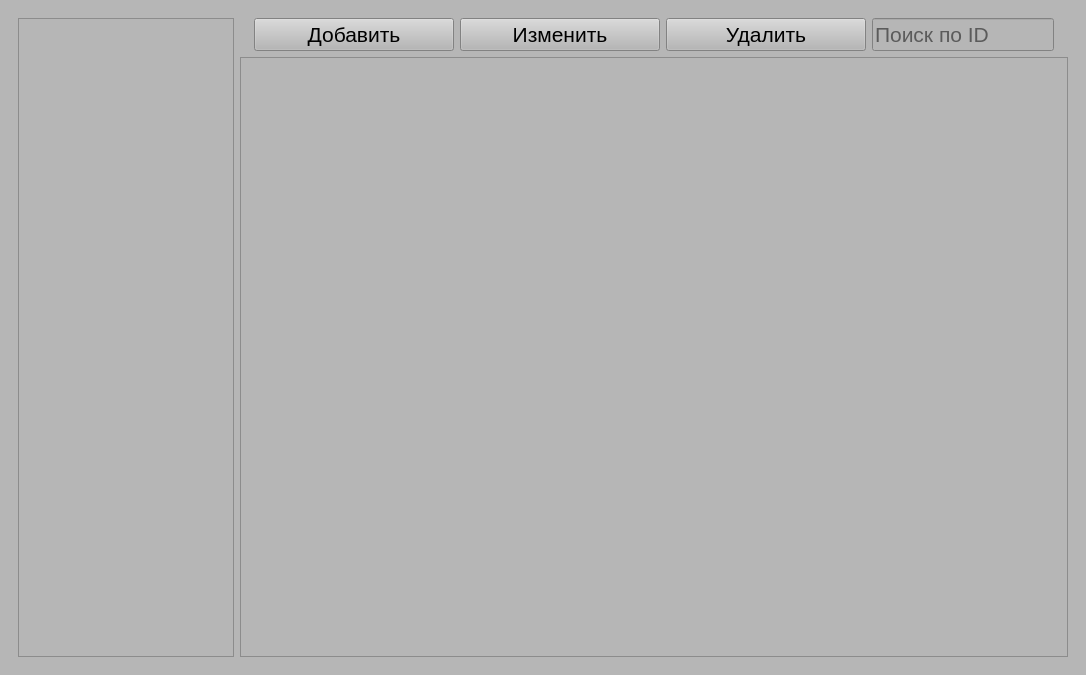
<?xml version="1.0" encoding="UTF-8"?>
<ui version="4.0">
 <class>MainWindow</class>
 <widget class="QMainWindow" name="MainWindow">
  <property name="geometry">
   <rect>
    <x>0</x>
    <y>0</y>
    <width>1086</width>
    <height>675</height>
   </rect>
  </property>
  <property name="font">
   <font>
    <family>Arial</family>
    <pointsize>16</pointsize>
   </font>
  </property>
  <property name="windowTitle">
   <string>MainWindow</string>
  </property>
  <property name="styleSheet">
   <string notr="true">background-color: rgb(182, 182, 182)</string>
  </property>
  <widget class="QWidget" name="centralwidget">
   <property name="font">
    <font>
     <family>Arial</family>
     <pointsize>16</pointsize>
    </font>
   </property>
   <layout class="QVBoxLayout" name="verticalLayout_2">
    <item>
     <widget class="QStackedWidget" name="stackedWidget">
      <property name="enabled">
       <bool>true</bool>
      </property>
      <property name="font">
       <font>
        <stylestrategy>PreferDefault</stylestrategy>
        <kerning>true</kerning>
       </font>
      </property>
      <property name="currentIndex">
       <number>0</number>
      </property>
      <widget class="QWidget" name="Tables">
       <layout class="QHBoxLayout" name="horizontalLayout_3">
        <item>
         <widget class="QListWidget" name="TabelList">
          <property name="minimumSize">
           <size>
            <width>200</width>
            <height>0</height>
           </size>
          </property>
          <property name="maximumSize">
           <size>
            <width>250</width>
            <height>16777215</height>
           </size>
          </property>
          <property name="font">
           <font>
            <family>Arial</family>
            <pointsize>16</pointsize>
           </font>
          </property>
         </widget>
        </item>
        <item>
         <layout class="QVBoxLayout" name="verticalLayout">
          <item>
           <layout class="QHBoxLayout" name="horizontalLayout">
            <item>
             <spacer name="horizontalSpacer">
              <property name="orientation">
               <enum>Qt::Horizontal</enum>
              </property>
              <property name="sizeType">
               <enum>QSizePolicy::Expanding</enum>
              </property>
              <property name="sizeHint" stdset="0">
               <size>
                <width>25</width>
                <height>20</height>
               </size>
              </property>
             </spacer>
            </item>
            <item>
             <widget class="QPushButton" name="Add">
              <property name="minimumSize">
               <size>
                <width>200</width>
                <height>0</height>
               </size>
              </property>
              <property name="font">
               <font>
                <family>Arial</family>
                <pointsize>16</pointsize>
               </font>
              </property>
              <property name="text">
               <string>Добавить</string>
              </property>
             </widget>
            </item>
            <item>
             <widget class="QPushButton" name="Update">
              <property name="minimumSize">
               <size>
                <width>200</width>
                <height>0</height>
               </size>
              </property>
              <property name="font">
               <font>
                <family>Arial</family>
                <pointsize>16</pointsize>
               </font>
              </property>
              <property name="text">
               <string>Изменить</string>
              </property>
             </widget>
            </item>
            <item>
             <widget class="QPushButton" name="Delete">
              <property name="minimumSize">
               <size>
                <width>200</width>
                <height>0</height>
               </size>
              </property>
              <property name="font">
               <font>
                <family>Arial</family>
                <pointsize>16</pointsize>
               </font>
              </property>
              <property name="text">
               <string>Удалить</string>
              </property>
             </widget>
            </item>
            <item>
             <widget class="QLineEdit" name="TableSearch">
              <property name="font">
               <font>
                <family>Arial</family>
                <pointsize>16</pointsize>
               </font>
              </property>
              <property name="placeholderText">
               <string>Поиск по ID</string>
              </property>
             </widget>
            </item>
            <item>
             <spacer name="horizontalSpacer_2">
              <property name="orientation">
               <enum>Qt::Horizontal</enum>
              </property>
              <property name="sizeType">
               <enum>QSizePolicy::Expanding</enum>
              </property>
              <property name="sizeHint" stdset="0">
               <size>
                <width>25</width>
                <height>20</height>
               </size>
              </property>
             </spacer>
            </item>
           </layout>
          </item>
          <item>
           <widget class="QTableWidget" name="Table">
            <property name="font">
             <font>
              <family>Arial</family>
              <pointsize>16</pointsize>
             </font>
            </property>
            <property name="editTriggers">
             <set>QAbstractItemView::NoEditTriggers</set>
            </property>
            <property name="selectionMode">
             <enum>QAbstractItemView::SingleSelection</enum>
            </property>
            <property name="selectionBehavior">
             <enum>QAbstractItemView::SelectRows</enum>
            </property>
            <property name="textElideMode">
             <enum>Qt::ElideNone</enum>
            </property>
            <attribute name="horizontalHeaderVisible">
             <bool>true</bool>
            </attribute>
            <attribute name="horizontalHeaderMinimumSectionSize">
             <number>60</number>
            </attribute>
            <attribute name="horizontalHeaderDefaultSectionSize">
             <number>200</number>
            </attribute>
            <attribute name="verticalHeaderVisible">
             <bool>false</bool>
            </attribute>
           </widget>
          </item>
         </layout>
        </item>
       </layout>
      </widget>
      <widget class="QWidget" name="Stats">
       <property name="styleSheet">
        <string notr="true">font: 16pt &quot;Arial&quot;;</string>
       </property>
       <layout class="QHBoxLayout" name="horizontalLayout_4">
        <item>
         <layout class="QVBoxLayout" name="verticalLayout_5">
          <item>
           <spacer name="verticalSpacer_5">
            <property name="orientation">
             <enum>Qt::Vertical</enum>
            </property>
            <property name="sizeType">
             <enum>QSizePolicy::Fixed</enum>
            </property>
            <property name="sizeHint" stdset="0">
             <size>
              <width>20</width>
              <height>40</height>
             </size>
            </property>
           </spacer>
          </item>
          <item>
           <widget class="QLabel" name="AvgCompletionTime">
            <property name="text">
             <string>Количество выполненных заявок</string>
            </property>
           </widget>
          </item>
          <item>
           <spacer name="verticalSpacer_4">
            <property name="orientation">
             <enum>Qt::Vertical</enum>
            </property>
            <property name="sizeType">
             <enum>QSizePolicy::Fixed</enum>
            </property>
            <property name="sizeHint" stdset="0">
             <size>
              <width>20</width>
              <height>40</height>
             </size>
            </property>
           </spacer>
          </item>
          <item>
           <widget class="QLabel" name="CompleteSum">
            <property name="text">
             <string>Среднее время выполнения заявки</string>
            </property>
           </widget>
          </item>
          <item>
           <spacer name="verticalSpacer_3">
            <property name="orientation">
             <enum>Qt::Vertical</enum>
            </property>
            <property name="sizeType">
             <enum>QSizePolicy::Fixed</enum>
            </property>
            <property name="sizeHint" stdset="0">
             <size>
              <width>20</width>
              <height>40</height>
             </size>
            </property>
           </spacer>
          </item>
         </layout>
        </item>
        <item>
         <widget class="QWidget" name="widget" native="true">
          <property name="maximumSize">
           <size>
            <width>600</width>
            <height>16777215</height>
           </size>
          </property>
          <layout class="QVBoxLayout" name="verticalLayout_7">
           <item>
            <widget class="QLabel" name="AvgCompletionTime_2">
             <property name="text">
              <string>Типы заболеваний</string>
             </property>
            </widget>
           </item>
           <item>
            <widget class="QListWidget" name="DiseaseTypes"/>
           </item>
          </layout>
         </widget>
        </item>
       </layout>
      </widget>
      <widget class="QWidget" name="login">
       <widget class="QWidget" name="verticalLayoutWidget_2">
        <property name="geometry">
         <rect>
          <x>380</x>
          <y>170</y>
          <width>321</width>
          <height>231</height>
         </rect>
        </property>
        <layout class="QVBoxLayout" name="verticalLayout_3">
         <item>
          <widget class="QLabel" name="label">
           <property name="font">
            <font>
             <family>Arial</family>
             <pointsize>24</pointsize>
            </font>
           </property>
           <property name="text">
            <string>Авторизация</string>
           </property>
           <property name="alignment">
            <set>Qt::AlignCenter</set>
           </property>
          </widget>
         </item>
         <item>
          <widget class="QLineEdit" name="loginText">
           <property name="font">
            <font>
             <family>Arial</family>
             <pointsize>20</pointsize>
            </font>
           </property>
           <property name="placeholderText">
            <string>Логин</string>
           </property>
          </widget>
         </item>
         <item>
          <spacer name="verticalSpacer_2">
           <property name="orientation">
            <enum>Qt::Vertical</enum>
           </property>
           <property name="sizeHint" stdset="0">
            <size>
             <width>20</width>
             <height>40</height>
            </size>
           </property>
          </spacer>
         </item>
         <item>
          <widget class="QLineEdit" name="passwordText">
           <property name="font">
            <font>
             <family>Arial</family>
             <pointsize>20</pointsize>
            </font>
           </property>
           <property name="placeholderText">
            <string>Пароль</string>
           </property>
          </widget>
         </item>
         <item>
          <spacer name="verticalSpacer">
           <property name="orientation">
            <enum>Qt::Vertical</enum>
           </property>
           <property name="sizeHint" stdset="0">
            <size>
             <width>20</width>
             <height>40</height>
            </size>
           </property>
          </spacer>
         </item>
         <item>
          <layout class="QHBoxLayout" name="horizontalLayout_2">
           <item>
            <spacer name="horizontalSpacer_5">
             <property name="orientation">
              <enum>Qt::Horizontal</enum>
             </property>
             <property name="sizeType">
              <enum>QSizePolicy::Fixed</enum>
             </property>
             <property name="sizeHint" stdset="0">
              <size>
               <width>40</width>
               <height>20</height>
              </size>
             </property>
            </spacer>
           </item>
           <item>
            <widget class="QPushButton" name="LoginButton">
             <property name="font">
              <font>
               <family>Arial</family>
               <pointsize>16</pointsize>
              </font>
             </property>
             <property name="text">
              <string>Вход</string>
             </property>
            </widget>
           </item>
           <item>
            <spacer name="horizontalSpacer_6">
             <property name="orientation">
              <enum>Qt::Horizontal</enum>
             </property>
             <property name="sizeType">
              <enum>QSizePolicy::Fixed</enum>
             </property>
             <property name="sizeHint" stdset="0">
              <size>
               <width>40</width>
               <height>20</height>
              </size>
             </property>
            </spacer>
           </item>
          </layout>
         </item>
         <item>
          <widget class="QLabel" name="loginInfo">
           <property name="font">
            <font>
             <family>Arial</family>
             <pointsize>16</pointsize>
            </font>
           </property>
           <property name="text">
            <string/>
           </property>
           <property name="alignment">
            <set>Qt::AlignCenter</set>
           </property>
          </widget>
         </item>
        </layout>
       </widget>
      </widget>
     </widget>
    </item>
   </layout>
  </widget>
 </widget>
 <resources/>
 <connections/>
</ui>
